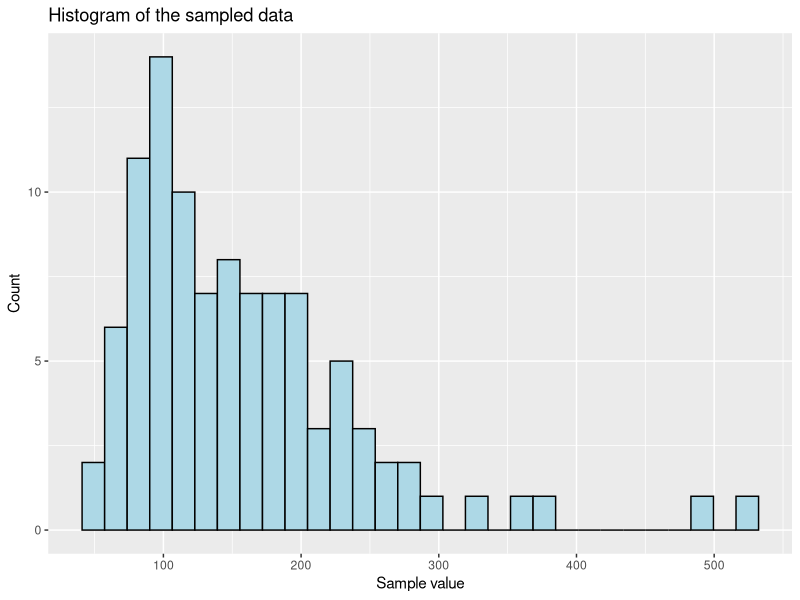
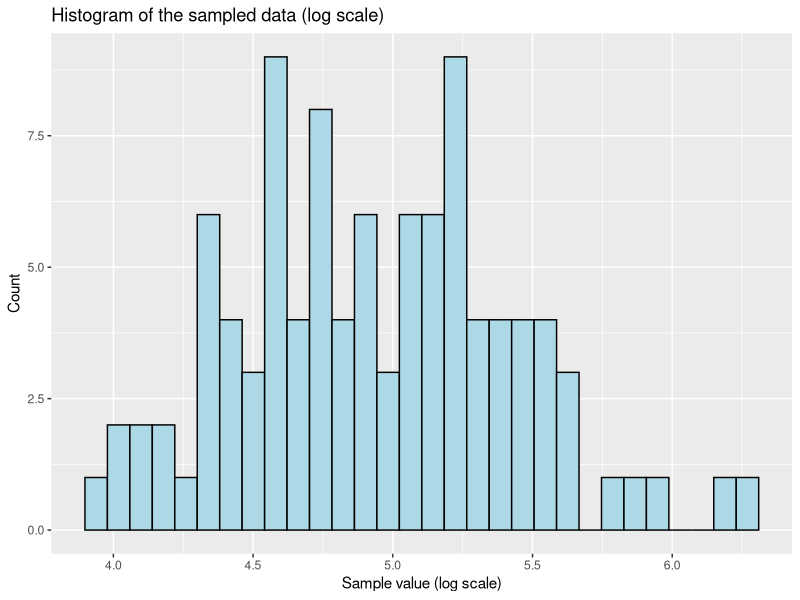
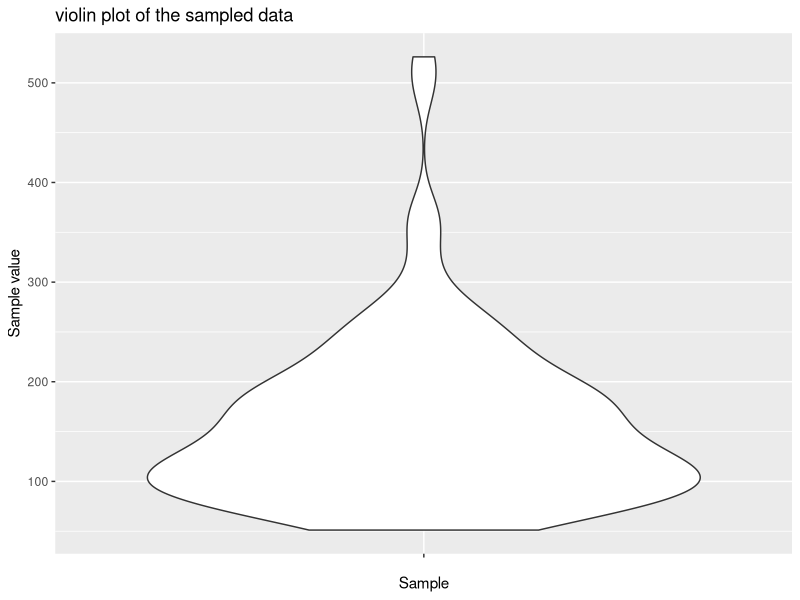

Source code (R) for these figures, in order:
## ---- chunk 1
set.seed(18)
samplevalue <- rlnorm(100, meanlog = 5, sdlog = 0.5)
## ---- chunk 2
library('ggplot2')
histolinear <- ggplot(data.frame(samplevalue), aes(x = samplevalue)) +
  geom_histogram(bins = 30, color = 'black', fill = 'lightblue') +
  labs(title = 'Histogram of the sampled data', x = 'Sample value', y = 'Count')

histolinear
## ---- chunk 3
histolog <- ggplot(data.frame(samplevalue), aes(x = log(samplevalue))) +
  geom_histogram(bins = 30, color = 'black', fill = 'lightblue') +
  labs(title = 'Histogram of the sampled data (log scale)', x = 'Sample value (log scale)', y = 'Count')

histolog
## ---- chunk 4
violin<- ggplot(data.frame(samplevalue), aes(x = '', y = samplevalue)) +
  geom_violin() +
  labs(title = 'violin plot of the sampled data', x = 'Sample', y = 'Sample value')

violin
